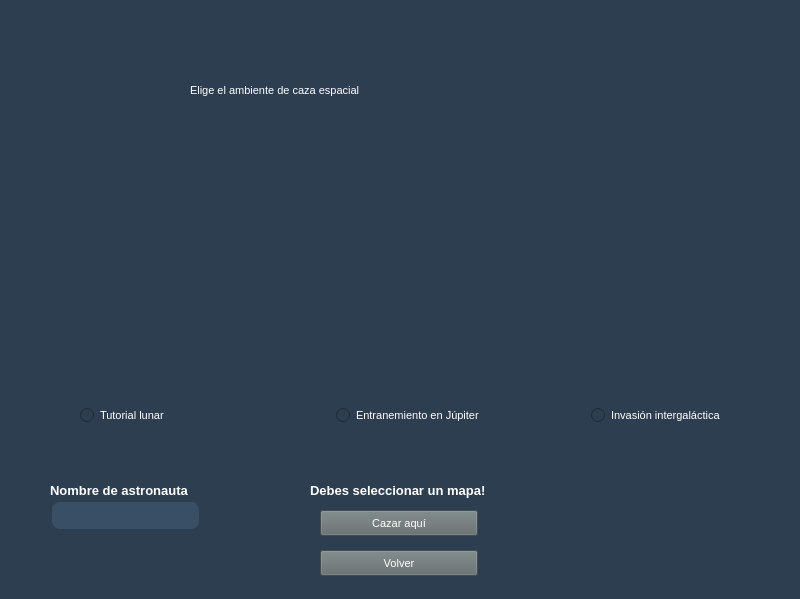
<?xml version="1.0" encoding="UTF-8"?>
<ui version="4.0">
 <class>MainWindow</class>
 <widget class="QMainWindow" name="MainWindow">
  <property name="geometry">
   <rect>
    <x>0</x>
    <y>0</y>
    <width>800</width>
    <height>599</height>
   </rect>
  </property>
  <property name="font">
   <font>
    <pointsize>12</pointsize>
    <weight>75</weight>
    <bold>true</bold>
   </font>
  </property>
  <property name="windowTitle">
   <string>MainWindow</string>
  </property>
  <widget class="QWidget" name="centralwidget">
   <widget class="QWidget" name="widget" native="true">
    <property name="enabled">
     <bool>true</bool>
    </property>
    <property name="geometry">
     <rect>
      <x>0</x>
      <y>0</y>
      <width>801</width>
      <height>601</height>
     </rect>
    </property>
    <property name="font">
     <font>
      <pointsize>8</pointsize>
      <weight>50</weight>
      <bold>false</bold>
     </font>
    </property>
    <property name="styleSheet">
     <string notr="true">background-color: rgb(44, 62, 80);</string>
    </property>
    <widget class="QLabel" name="titulo_rankings">
     <property name="geometry">
      <rect>
       <x>190</x>
       <y>70</y>
       <width>421</width>
       <height>41</height>
      </rect>
     </property>
     <property name="styleSheet">
      <string notr="true">font: 20pt &quot;Arial&quot;;
color: white;</string>
     </property>
     <property name="text">
      <string>Elige el ambiente de caza espacial </string>
     </property>
    </widget>
    <widget class="QLabel" name="label">
     <property name="geometry">
      <rect>
       <x>50</x>
       <y>170</y>
       <width>191</width>
       <height>141</height>
      </rect>
     </property>
     <property name="text">
      <string/>
     </property>
     <property name="pixmap">
      <pixmap>../../Sprites/Fondos/Luna.png</pixmap>
     </property>
     <property name="scaledContents">
      <bool>true</bool>
     </property>
    </widget>
    <widget class="QLabel" name="label_2">
     <property name="geometry">
      <rect>
       <x>310</x>
       <y>170</y>
       <width>191</width>
       <height>141</height>
      </rect>
     </property>
     <property name="text">
      <string/>
     </property>
     <property name="pixmap">
      <pixmap>../../Sprites/Fondos/Jupiter.png</pixmap>
     </property>
     <property name="scaledContents">
      <bool>true</bool>
     </property>
    </widget>
    <widget class="QLabel" name="label_3">
     <property name="geometry">
      <rect>
       <x>570</x>
       <y>170</y>
       <width>191</width>
       <height>141</height>
      </rect>
     </property>
     <property name="text">
      <string/>
     </property>
     <property name="pixmap">
      <pixmap>../../Sprites/Fondos/Galaxia.png</pixmap>
     </property>
     <property name="scaledContents">
      <bool>true</bool>
     </property>
    </widget>
    <widget class="QLabel" name="label_4">
     <property name="geometry">
      <rect>
       <x>110</x>
       <y>330</y>
       <width>51</width>
       <height>51</height>
      </rect>
     </property>
     <property name="text">
      <string/>
     </property>
     <property name="pixmap">
      <pixmap>../../Sprites/Aliens/Alien1.png</pixmap>
     </property>
     <property name="scaledContents">
      <bool>true</bool>
     </property>
    </widget>
    <widget class="QLabel" name="label_5">
     <property name="geometry">
      <rect>
       <x>390</x>
       <y>330</y>
       <width>51</width>
       <height>51</height>
      </rect>
     </property>
     <property name="text">
      <string/>
     </property>
     <property name="pixmap">
      <pixmap>../../Sprites/Aliens/Alien2.png</pixmap>
     </property>
     <property name="scaledContents">
      <bool>true</bool>
     </property>
    </widget>
    <widget class="QLabel" name="label_6">
     <property name="geometry">
      <rect>
       <x>650</x>
       <y>330</y>
       <width>51</width>
       <height>51</height>
      </rect>
     </property>
     <property name="text">
      <string/>
     </property>
     <property name="pixmap">
      <pixmap>../../Sprites/Aliens/Alien3.png</pixmap>
     </property>
     <property name="scaledContents">
      <bool>true</bool>
     </property>
    </widget>
    <widget class="QLabel" name="label_7">
     <property name="geometry">
      <rect>
       <x>50</x>
       <y>480</y>
       <width>151</width>
       <height>20</height>
      </rect>
     </property>
     <property name="font">
      <font>
       <family>Arial</family>
       <pointsize>10</pointsize>
       <weight>75</weight>
       <italic>false</italic>
       <bold>true</bold>
      </font>
     </property>
     <property name="styleSheet">
      <string notr="true">font: 10pt &quot;Arial&quot;;
color: white;
font-weight: bold
</string>
     </property>
     <property name="text">
      <string>Nombre de astronauta</string>
     </property>
    </widget>
    <widget class="QLineEdit" name="nombre_astronauta">
     <property name="geometry">
      <rect>
       <x>50</x>
       <y>500</y>
       <width>151</width>
       <height>31</height>
      </rect>
     </property>
     <property name="font">
      <font>
       <pointsize>8</pointsize>
       <weight>75</weight>
       <bold>true</bold>
      </font>
     </property>
     <property name="styleSheet">
      <string notr="true">QLineEdit{
	background-color : rgb(56, 79, 102);
	border: 2px solid rgb(44, 62, 80);
	border-radius: 10px;
	color: white
	
}</string>
     </property>
    </widget>
    <widget class="QPushButton" name="boton_volver">
     <property name="geometry">
      <rect>
       <x>320</x>
       <y>550</y>
       <width>158</width>
       <height>26</height>
      </rect>
     </property>
     <property name="styleSheet">
      <string notr="true">background-color: rgb(97, 106, 107);
font: 12pt &quot;Arial&quot;;
color: white;
</string>
     </property>
     <property name="text">
      <string>Volver</string>
     </property>
    </widget>
    <widget class="QLabel" name="label_8">
     <property name="geometry">
      <rect>
       <x>500</x>
       <y>500</y>
       <width>111</width>
       <height>111</height>
      </rect>
     </property>
     <property name="text">
      <string/>
     </property>
     <property name="pixmap">
      <pixmap>../../Sprites/Terminator-Dog/Dog1.png</pixmap>
     </property>
     <property name="scaledContents">
      <bool>true</bool>
     </property>
    </widget>
    <widget class="QPushButton" name="boton_cazar">
     <property name="geometry">
      <rect>
       <x>320</x>
       <y>510</y>
       <width>158</width>
       <height>26</height>
      </rect>
     </property>
     <property name="styleSheet">
      <string notr="true">background-color: rgb(97, 106, 107);
font: 12pt &quot;Arial&quot;;
color: white;
</string>
     </property>
     <property name="text">
      <string>Cazar aquí</string>
     </property>
    </widget>
    <widget class="QWidget" name="horizontalLayoutWidget">
     <property name="geometry">
      <rect>
       <x>80</x>
       <y>380</y>
       <width>761</width>
       <height>71</height>
      </rect>
     </property>
     <layout class="QHBoxLayout" name="horizontalLayout">
      <item>
       <widget class="QRadioButton" name="lunar">
        <property name="styleSheet">
         <string notr="true">font: 10pt &quot;Arial&quot;;
color: white;
</string>
        </property>
        <property name="text">
         <string>Tutorial lunar</string>
        </property>
       </widget>
      </item>
      <item>
       <widget class="QRadioButton" name="jupiter">
        <property name="styleSheet">
         <string notr="true">font: 10pt &quot;Arial&quot;;
color: white;
</string>
        </property>
        <property name="text">
         <string>Entranemiento en Júpiter</string>
        </property>
       </widget>
      </item>
      <item>
       <widget class="QRadioButton" name="intergalactica">
        <property name="styleSheet">
         <string notr="true">font: 10pt &quot;Arial&quot;;
color: white;
</string>
        </property>
        <property name="text">
         <string>Invasión intergaláctica</string>
        </property>
       </widget>
      </item>
     </layout>
    </widget>
    <widget class="QLabel" name="bool_mapa">
     <property name="enabled">
      <bool>true</bool>
     </property>
     <property name="geometry">
      <rect>
       <x>310</x>
       <y>480</y>
       <width>191</width>
       <height>20</height>
      </rect>
     </property>
     <property name="font">
      <font>
       <family>Arial</family>
       <pointsize>10</pointsize>
       <weight>75</weight>
       <italic>false</italic>
       <bold>true</bold>
      </font>
     </property>
     <property name="styleSheet">
      <string notr="true">font: 10pt &quot;Arial&quot;;
color: white;
font-weight: bold
</string>
     </property>
     <property name="text">
      <string>Debes seleccionar un mapa!</string>
     </property>
    </widget>
   </widget>
  </widget>
 </widget>
 <resources/>
 <connections/>
</ui>
